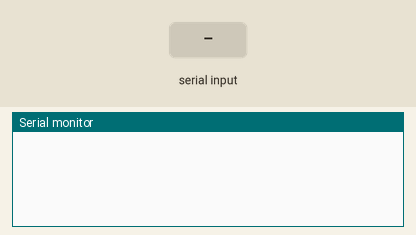
Recording of a sketch running on a simulated Arduino Uno, built with avr-gcc and run on an emulated ATmega328P. On the bench: the last lines printed to the serial monitor. The test bench sets the inputs (shaded band).

Above: at 1.2 s.
1.3 s: "1" received over Serial
At 5.5 s:
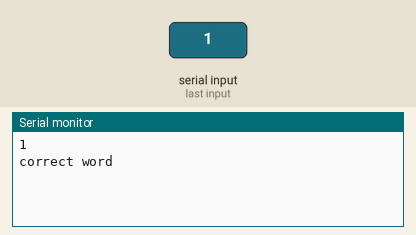
5.8 s: "0" received over Serial
At 8.3 s:
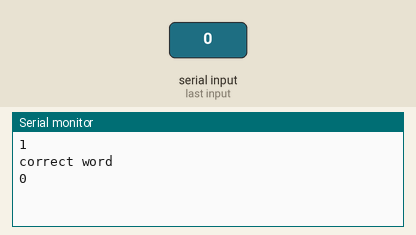
8.8 s: "2" received over Serial
At 10.2 s:
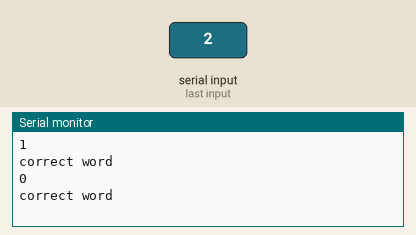

Measured:
- after the input at 1.3 s, the serial monitor: prints a new line after 2.0 s (image 1)
- after the input at 5.8 s, the serial monitor: prints a new line after 2.0 s (image 2)

The sketch:

serial_read_7.ino
```cpp
String type;
void setup() {
  // put your setup code here, to run once:
Serial.begin(9600);
}

void loop() {
  // put your main code here, to run repeatedly:
if(Serial.available()>0)
{
  type =Serial.readString();
delay(1000);
  Serial.println(type);
  delay(1000);
  if(type = "abc")
{Serial.println("correct word");
delay(1000);
  }
  }


}
```
